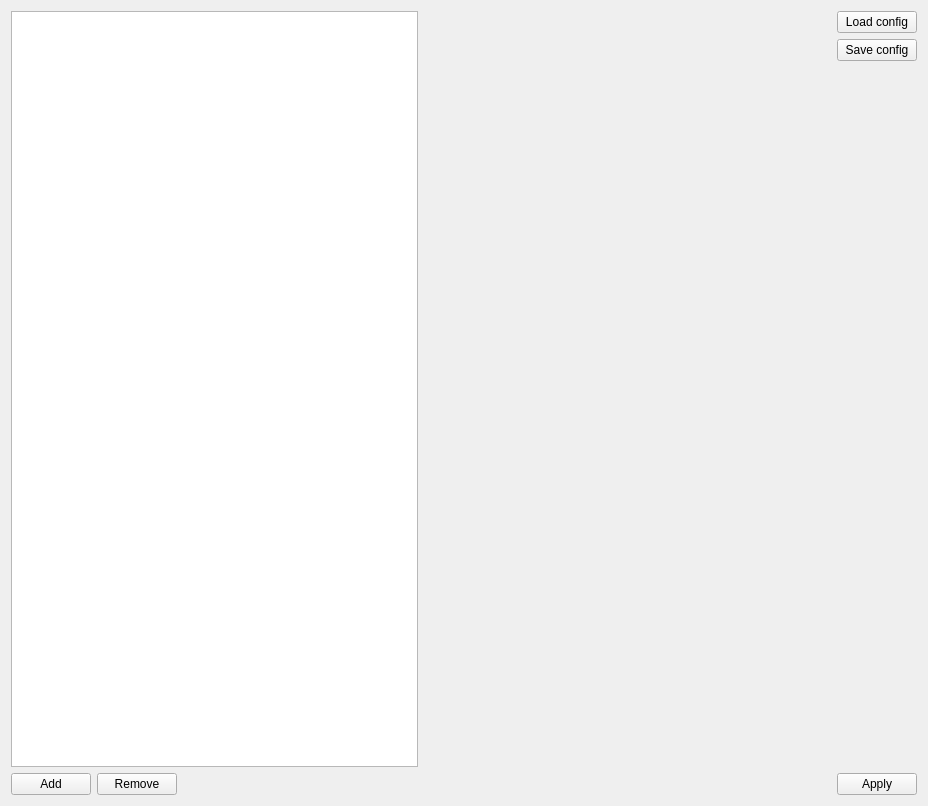
<?xml version="1.0" encoding="UTF-8"?>
<ui version="4.0">
 <class>CConfigWidget</class>
 <widget class="QWidget" name="CConfigWidget">
  <property name="geometry">
   <rect>
    <x>0</x>
    <y>0</y>
    <width>928</width>
    <height>806</height>
   </rect>
  </property>
  <property name="windowTitle">
   <string>Form</string>
  </property>
  <layout class="QHBoxLayout" name="horizontalLayout_2">
   <item>
    <layout class="QVBoxLayout" name="verticalLayout_2">
     <item>
      <widget class="QListWidget" name="m_config"/>
     </item>
     <item>
      <layout class="QHBoxLayout" name="horizontalLayout">
       <item>
        <widget class="QPushButton" name="m_add">
         <property name="text">
          <string>Add</string>
         </property>
        </widget>
       </item>
       <item>
        <widget class="QPushButton" name="m_remove">
         <property name="text">
          <string>Remove</string>
         </property>
        </widget>
       </item>
       <item>
        <spacer name="horizontalSpacer">
         <property name="orientation">
          <enum>Qt::Horizontal</enum>
         </property>
         <property name="sizeHint" stdset="0">
          <size>
           <width>40</width>
           <height>20</height>
          </size>
         </property>
        </spacer>
       </item>
      </layout>
     </item>
    </layout>
   </item>
   <item>
    <widget class="QStackedWidget" name="stackedWidget"/>
   </item>
   <item>
    <layout class="QVBoxLayout" name="verticalLayout">
     <item>
      <widget class="QPushButton" name="m_loadConfig">
       <property name="text">
        <string>Load config</string>
       </property>
      </widget>
     </item>
     <item>
      <widget class="QPushButton" name="m_saveConfig">
       <property name="text">
        <string>Save config</string>
       </property>
      </widget>
     </item>
     <item>
      <spacer name="verticalSpacer">
       <property name="orientation">
        <enum>Qt::Vertical</enum>
       </property>
       <property name="sizeHint" stdset="0">
        <size>
         <width>20</width>
         <height>40</height>
        </size>
       </property>
      </spacer>
     </item>
     <item>
      <widget class="QPushButton" name="m_apply">
       <property name="text">
        <string>Apply</string>
       </property>
      </widget>
     </item>
    </layout>
   </item>
  </layout>
 </widget>
 <resources/>
 <connections/>
</ui>
